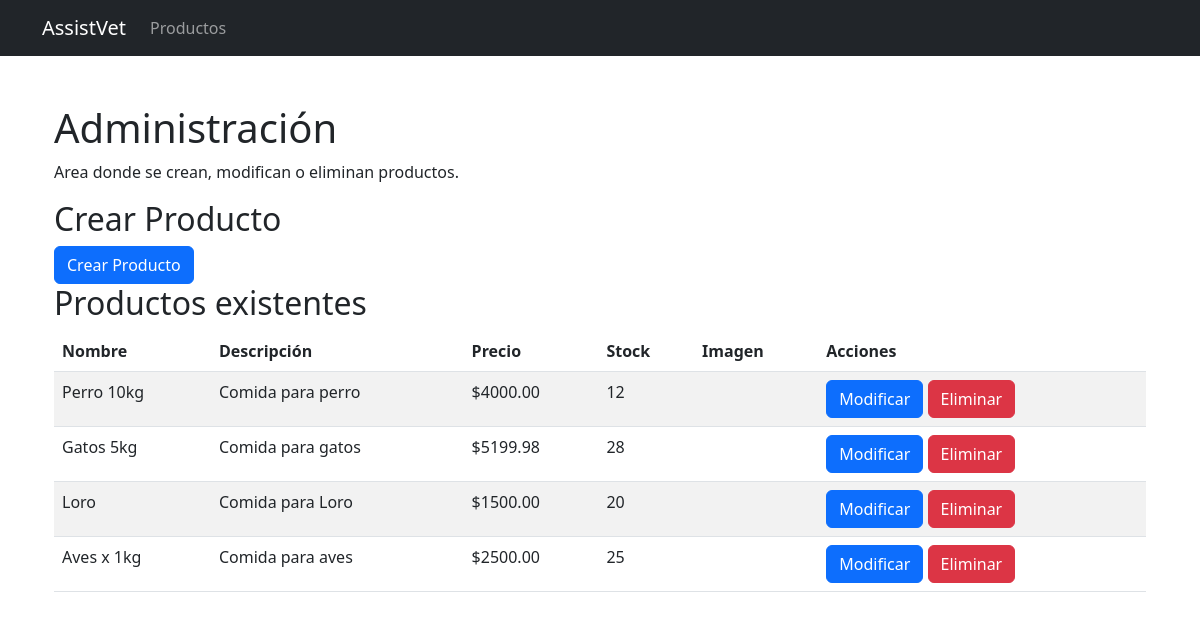
Page /administracion/ on the committed database.
### Tienda/models.py (models this page shows, shortened)
class Product(models.Model):
    name = models.CharField(max_length=100)
    description = models.TextField()
    price = models.DecimalField(max_digits=10, decimal_places=2)
    stock = models.PositiveIntegerField()
    image = models.CharField(max_length=200, default='https://media.istockphoto.com/id/177370583/photo/traffic-cones-and-hardhat-3d-isolated.jpg?s=612x612&w=0&k=20&c=RDDLHMULBB-G_FMMijdavKuVkpYnLIRCbAA1a41r-7o=')

### Tienda/views.py (the view)
# urls.py: path('administracion/', views.administration, name='administration'),
def administration(request):
    products = Product.objects.all()
    return render(request,'tienda/administration.html', {'products': products})

### templates/tienda/administration.html (shortened to what this page needs)
{% extends 'tienda/base.html' %}
{% block content %}
    <div class="container mt-5">
        <h1>Administración</h1>
        <p>Area donde se crean, modifican o eliminan productos.</p>
        <h2>Crear Producto</h2>
        <form method="post" action="{% url 'product_create' %}" enctype="multipart/form-data">
            <button type="submit" class="btn btn-primary">Crear Producto</button>
        </form>
        <h2>Productos existentes</h2>
        {% if products %}
            <table class="table table-striped">
                <thead>
                    <tr>
                        <th>Nombre</th>
                        <th>Descripción</th>
                        <th>Precio</th>
                        <th>Stock</th>
                        <th>Imagen</th>
                        <th>Acciones</th>
                    </tr>
                </thead>
                <tbody>
                    {% for product in products %}
                        <tr>
                            <td>{{ product.name }}</td>
                            <td>{{ product.description }}</td>
                            <td>${{ product.price }}</td>
                            <td>{{ product.stock }}</td>
                            <td><img src="{{ product.image }}" alt="" height='50px'></td>
                            <td>
                                <a href="{% url 'product_update' product.pk %}" class="btn btn-primary">Modificar</a>
                                <a href="{% url 'product_delete' product.pk %}" class="btn btn-danger">Eliminar</a>
                            </td>
                        </tr>
                    {% endfor %}
                </tbody>
            </table>
        {% else %}
            <p>No se encontraron productos.</p>
        {% endif %}
    </div>
{% endblock %}

### templates/tienda/base.html (shortened to what this page needs)
<!DOCTYPE html>
<html>
<head>
    <link rel="stylesheet" href="https://cdn.jsdelivr.net/npm/bootstrap@5.2.3/dist/css/bootstrap.min.css">
</head>
<body>
    <nav class="navbar navbar-expand-lg navbar-dark bg-dark">
        <div class="container">
            <a class="navbar-brand" href="/">AssistVet</a>
            <div class="collapse navbar-collapse" id="navbarNav">
                <ul class="navbar-nav">
                    <li class="nav-item">
                        <a class="nav-link" href="{% url 'product_list' %}">Productos</a>
                    </li>
                </ul>
            </div>
        </div>
    </nav>
    <div class="container">
        {% block content %}
        {% endblock %}
    </div>
</body>
</html>

### rows in the picture
Product: name "Perro 10kg", description "Comida para perro", price "4000.00", stock "12"
Product: name "Gatos 5kg", description "Comida para gatos", price "5199.98", stock "28"
Product: name "Loro", description "Comida para Loro", price "1500.00", stock "20"
Product: name "Aves x 1kg", description "Comida para aves", price "2500.00", stock "25"
